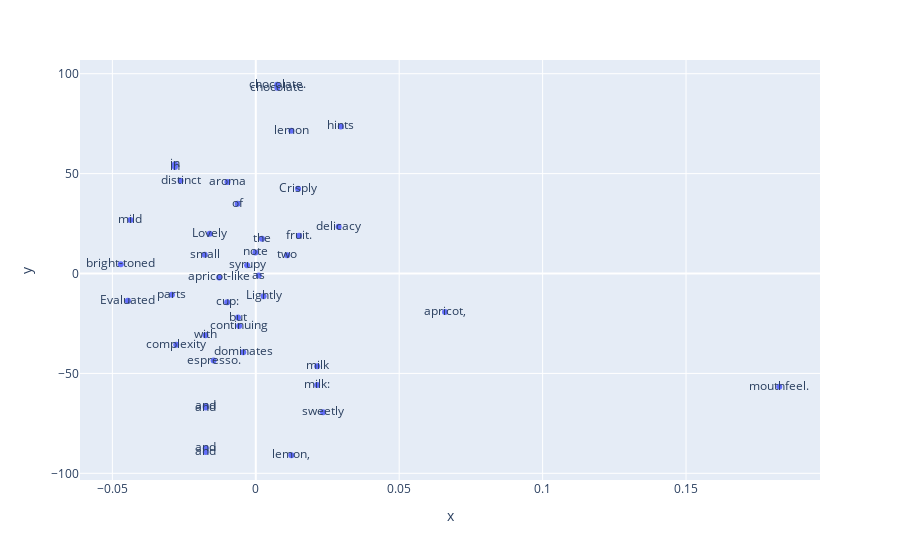

Notebook source saved alongside this figure:
### Code cell
# plot the vector USING PLOTy
import plotly.express as px

fig = px.scatter(x=vector[:, 0], y=vector_t[:, 1], text=review.split())
# annotate the words

fig.show()

### Figure 1 — Plotly figure (JSON) as saved in the notebook; plotly's stock layout.template omitted (floating-point values rounded to 4 significant figures)
{"data": [{"hovertemplate": "x=%{x}<br>y=%{y}<br>text=%{text}<extra></extra>", "legendgroup": "", "marker": {"color": "#636efa", "symbol": "circle"}, "mode": "markers+text", "name": "", "orientation": "v", "showlegend": false, "text": ["Evaluated", "as", "espresso.", "Crisply", "but", "sweetly", "bright-toned", "in", "aroma", "and", "small", "cup:", "apricot,", "lemon,", "milk", "chocolate.", "Lightly", "syrupy", "mouthfeel.", "Lovely", "delicacy", "and", "complexity", "in", "two", "parts", "milk:", "the", "mild", "chocolate", "note", "dominates", "with", "continuing", "and", "distinct", "hints", "of", "lemon", "and", "apricot-like", "fruit."], "type": "scatter", "x": [-0.04459, 0.001025, -0.0147, 0.01474, -0.006213, 0.02346, -0.04708, -0.02819, -0.009885, -0.01747, -0.01779, -0.009966, 0.06597, 0.0124, 0.0214, 0.007485, 0.002707, -0.003027, 0.1825, -0.01604, 0.02888, -0.01747, -0.02774, -0.02819, 0.01095, -0.02925, 0.0214, 0.002156, -0.04368, 0.007485, -0.0001271, -0.004372, -0.01758, -0.005804, -0.01747, -0.02622, 0.02962, -0.006322, 0.0124, -0.01747, -0.01275, 0.01508], "xaxis": "x", "y": [-13.58, -1.02, -43.55, 42.43, -22.02, -69.42, 4.672, 54.65, 45.78, -67.11, 9.428, -14.36, -19.22, -90.96, -46.46, 94.47, -11.36, 4.072, -56.63, 19.87, 23.36, -66.25, -35.66, 53.34, 9.166, -10.6, -55.75, 17.42, 26.77, 92.93, 10.54, -39.41, -30.85, -26.33, -87.45, 46.42, 73.59, 34.94, 71.46, -89.32, -1.977, 18.86], "yaxis": "y"}], "layout": {"legend": {"tracegroupgap": 0}, "margin": {"t": 60}, "xaxis": {"anchor": "y", "domain": [0, 1], "title": {"text": "x"}}, "yaxis": {"anchor": "x", "domain": [0, 1], "title": {"text": "y"}}}}
